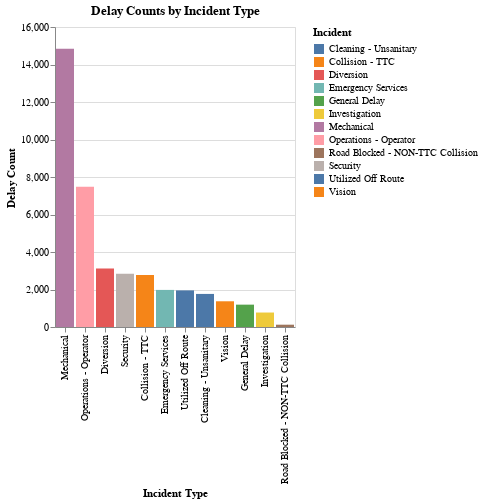

Notebook cell for this chart:
### Code cell
delay_counts_incident = delayed_ttc.groupby('Incident')['Min Delay'].count().reset_index()
delay_counts_incident = delay_counts_incident.rename(columns={'Min Delay': 'Delay Count'})
delay_counts_incident = delay_counts_incident.sort_values(by='Delay Count', ascending=False)

print("Delay Counts by Incident Type")
print(delay_counts_incident)


# Visualize delay counts by Incident Type
chart_incident = alt.Chart(delay_counts_incident).mark_bar().encode(
    x=alt.X('Incident:N', title='Incident Type', sort='-y'),  # Sort by Delay Count
    y=alt.Y('Delay Count:Q', title='Delay Count'),
    color='Incident:N'
).properties(
    title='Delay Counts by Incident Type'
)

chart_incident.show()

### Figure 1 — Vega specification as saved in the notebook (floating-point values rounded to 4 significant figures)
{"$schema": "https://vega.github.io/schema/vega/v5.json", "data": [{"name": "source_0"}, {"name": "data_0", "values": [{"Delay Count_end": 14850.0, "Delay Count_start": 0.0, "Incident": "Mechanical"}, {"Delay Count_end": 7483.0, "Delay Count_start": 0.0, "Incident": "Operations - Operator"}, {"Delay Count_end": 3125.0, "Delay Count_start": 0.0, "Incident": "Diversion"}, {"Delay Count_end": 2838.0, "Delay Count_start": 0.0, "Incident": "Security"}, {"Delay Count_end": 2772.0, "Delay Count_start": 0.0, "Incident": "Collision - TTC"}, {"Delay Count_end": 1978.0, "Delay Count_start": 0.0, "Incident": "Emergency Services"}, {"Delay Count_end": 1953.0, "Delay Count_start": 0.0, "Incident": "Utilized Off Route"}, {"Delay Count_end": 1764.0, "Delay Count_start": 0.0, "Incident": "Cleaning - Unsanitary"}, {"Delay Count_end": 1372.0, "Delay Count_start": 0.0, "Incident": "Vision"}, {"Delay Count_end": 1192.0, "Delay Count_start": 0.0, "Incident": "General Delay"}, {"Delay Count_end": 772.0, "Delay Count_start": 0.0, "Incident": "Investigation"}, {"Delay Count_end": 123.0, "Delay Count_start": 0.0, "Incident": "Road Blocked - NON-TTC Collision"}]}, {"name": "source_0_x_domain_Incident", "values": [{"Incident": "Mechanical", "sort_field": 14846}, {"Incident": "Operations - Operator", "sort_field": 7483}, {"Incident": "Diversion", "sort_field": 3125}, {"Incident": "Security", "sort_field": 2838}, {"Incident": "Collision - TTC", "sort_field": 2772}, {"Incident": "Emergency Services", "sort_field": 1978}, {"Incident": "Utilized Off Route", "sort_field": 1953}, {"Incident": "Cleaning - Unsanitary", "sort_field": 1764}, {"Incident": "Vision", "sort_field": 1372}, {"Incident": "General Delay", "sort_field": 1192}, {"Incident": "Investigation", "sort_field": 772}, {"Incident": "Road Blocked - NON-TTC Collision", "sort_field": 123}]}, {"name": "data_0_color_domain_Incident", "values": [{"Incident": "Mechanical"}, {"Incident": "Operations - Operator"}, {"Incident": "Diversion"}, {"Incident": "Security"}, {"Incident": "Collision - TTC"}, {"Incident": "Emergency Services"}, {"Incident": "Utilized Off Route"}, {"Incident": "Cleaning - Unsanitary"}, {"Incident": "Vision"}, {"Incident": "General Delay"}, {"Incident": "Investigation"}, {"Incident": "Road Blocked - NON-TTC Collision"}]}], "signals": [{"name": "x_step", "value": 20}, {"name": "width", "update": "bandspace(domain('x').length, 0.1, 0.05) * x_step"}], "marks": [{"type": "rect", "name": "marks", "from": {"data": "data_0"}, "encode": {"update": {"width": {"signal": "max(0.25, bandwidth('x'))"}, "y": {"field": "Delay Count_end", "scale": "y"}, "x": {"field": "Incident", "scale": "x"}, "y2": {"field": "Delay Count_start", "scale": "y"}, "fill": {"field": "Incident", "scale": "color"}}}, "style": ["bar"]}], "scales": [{"name": "x", "type": "band", "domain": {"data": "source_0_x_domain_Incident", "field": "Incident", "sort": {"op": "max", "field": "sort_field", "order": "descending"}}, "range": {"step": {"signal": "x_step"}}, "paddingOuter": 0.05, "paddingInner": 0.1}, {"name": "y", "type": "linear", "domain": {"data": "data_0", "fields": ["Delay Count_start", "Delay Count_end"]}, "range": [{"signal": "height"}, 0], "zero": true, "nice": true}, {"name": "color", "type": "ordinal", "domain": {"data": "data_0_color_domain_Incident", "field": "Incident", "sort": true}, "range": "category"}], "axes": [{"scale": "y", "zindex": 0, "grid": true, "gridScale": "x", "tickCount": {"signal": "ceil(height/40)"}, "maxExtent": 0, "orient": "left", "domain": false, "labels": false, "aria": false, "ticks": false, "minExtent": 0}, {"scale": "x", "labelAngle": 270, "labelBaseline": "middle", "zindex": 0, "grid": false, "title": "Incident Type", "labelAlign": "right", "orient": "bottom"}, {"scale": "y", "orient": "left", "tickCount": {"signal": "ceil(height/40)"}, "grid": false, "zindex": 0, "title": "Delay Count", "labelOverlap": true}], "title": {"text": "Delay Counts by Incident Type", "frame": "group"}, "padding": 5, "height": 300, "background": "white", "legends": [{"fill": "color", "symbolType": "square", "title": "Incident"}], "style": "cell"}
